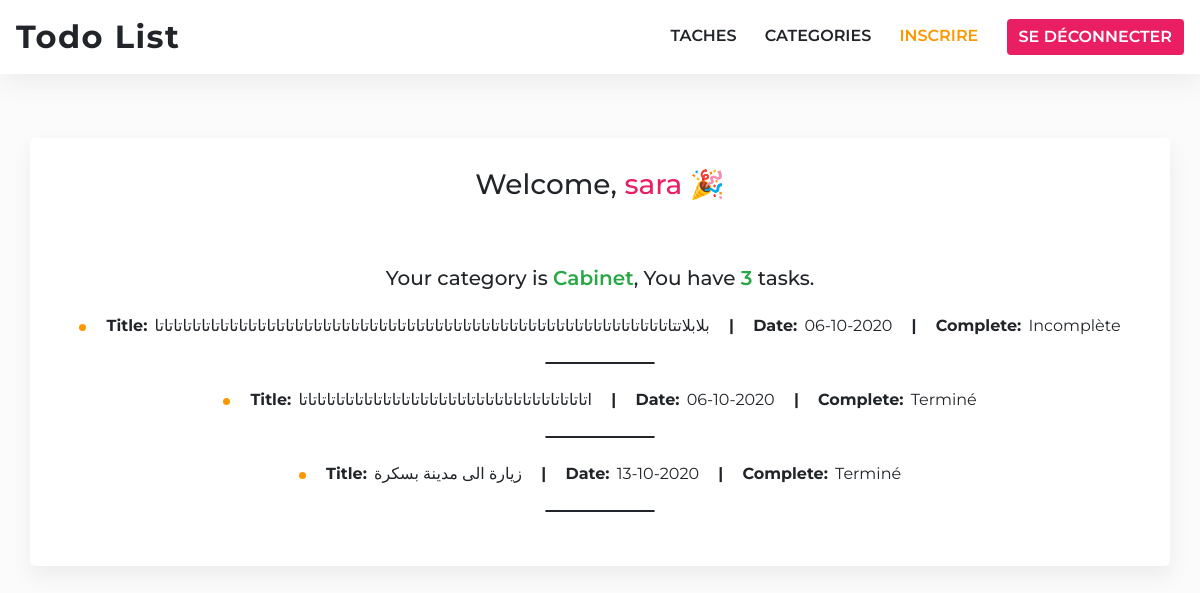
/ (signed in), run on an earlier commit of the app's database.
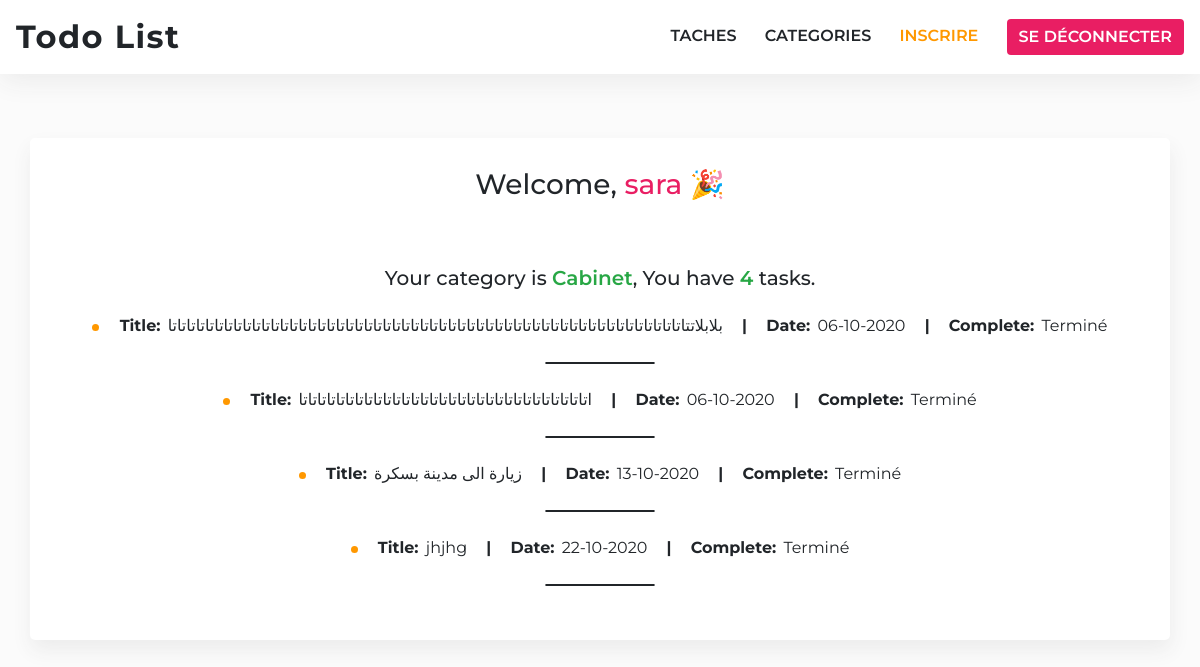
And on a later commit of the database.
### app/models/Model.py (models this page shows, shortened)
class Task(db.Model):
    id = db.Column(db.Integer, primary_key=True)
    title = db.Column(db.String(100), nullable=False)
    description = db.Column(db.Text, nullable=False)
    complete = db.Column(db.Boolean, nullable=False,default=False)
    date = db.Column(db.DateTime, nullable=False, default=datetime.utcnow)
    image = db.Column(db.Text)
    user_id = db.Column(db.Integer, db.ForeignKey('user.id'), nullable=False)

### app/views/home.py (the view)
@home.route('/')
def index():
    title = "page d'accueil"
    if current_user.is_authenticated:
      tasks = Task.query.filter_by(user_id=current_user.id).order_by(Task.date.asc()).all()
      return render_template('home/index.html', title=title, tasks=tasks)
    return render_template('home/index.html', title=title)

### app/templates/home/index.html (shortened to what this page needs)
{% extends "base.html" %} {% block title %}{{ title }}{% endblock %} {% block
content %} {% if not current_user.is_authenticated %}
<div class="home-no-auth">
  <h1>Organisez tout avec <span>Todoist</span></h1>
  <img
    src="{{ url_for('static', filename='images/todo-list.svg') }}"
    alt="todo-list app"
  />
  <a class="btn__get-started" href="{{ url_for('auth.login') }}">Commencer</a>
</div>
{% else %}
<div class="container home-screen">
  <h3>Welcome, <span>{{ current_user.username }}</span> 🎉</h3>
  <div class="mb-4">
    <h5>Your category is <span>{{ current_user.category.title }}</span>, You have <span>{{ current_user.tasks.all()|length }}</span> tasks.</h5>
  </div>
  <div class="show-tasks">
    {% if tasks|length <= 0 %}
      <p>
        Il n'y a pas des tâches pour toi.
      </p>
    {% else %}
      <ul>
        {% for task in tasks %}
          <li>
            <span>title:</span> {{ task.title }} <span class="bars">|</span> <span>date:</span> {{ task.date.strftime('%d-%m-%Y') }} <span class="bars">|</span> <span>complete:</span> {% if task.complete %} Terminé {% else %} Incomplète {% endif %}
          </li>
          <hr />
        {% endfor %}
      </ul>
    {% endif %}
  </div>
</div>
{% endif %} {% endblock %}

What changed in the data, as far as the page shows it:
changed Task (number 1 of 4 on the later page): complete "Incomplète" → "Terminé"
added Task: title "jhjhg", date "22-10-2020", complete "Terminé"
Also different on the page:
{{ current_user.tasks.all()|length }}: "3" → "4"
